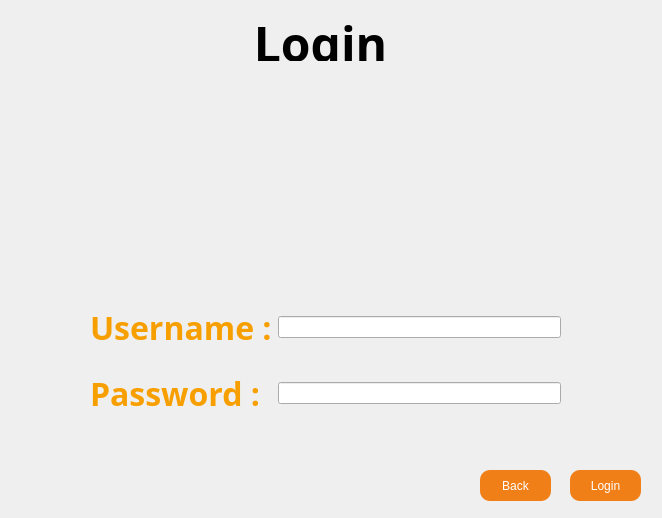
<?xml version="1.0" encoding="UTF-8"?>
<ui version="4.0">
 <class>Login</class>
 <widget class="QDialog" name="Login">
  <property name="geometry">
   <rect>
    <x>0</x>
    <y>0</y>
    <width>662</width>
    <height>518</height>
   </rect>
  </property>
  <property name="minimumSize">
   <size>
    <width>662</width>
    <height>518</height>
   </size>
  </property>
  <property name="maximumSize">
   <size>
    <width>662</width>
    <height>518</height>
   </size>
  </property>
  <property name="windowTitle">
   <string>Dialog</string>
  </property>
  <property name="styleSheet">
   <string notr="true">#Login{
border-image:url(:/images/018 Cloudy Knoxville.png);
}</string>
  </property>
  <widget class="QWidget" name="formLayoutWidget">
   <property name="geometry">
    <rect>
     <x>90</x>
     <y>290</y>
     <width>471</width>
     <height>141</height>
    </rect>
   </property>
   <layout class="QGridLayout" name="gridLayout">
    <item row="0" column="1">
     <widget class="QLineEdit" name="lineEdit_username"/>
    </item>
    <item row="1" column="1">
     <widget class="QLineEdit" name="lineEdit_password">
      <property name="text">
       <string/>
      </property>
      <property name="echoMode">
       <enum>QLineEdit::Password</enum>
      </property>
     </widget>
    </item>
    <item row="0" column="0">
     <widget class="QLabel" name="label_8">
      <property name="font">
       <font>
        <family>AXIS</family>
        <weight>75</weight>
        <bold>true</bold>
       </font>
      </property>
      <property name="text">
       <string>&lt;html&gt;&lt;head/&gt;&lt;body&gt;&lt;p&gt;&lt;span style=&quot; font-size:24pt; color:#f89f00;&quot;&gt;Username :&lt;/span&gt;&lt;/p&gt;&lt;/body&gt;&lt;/html&gt;</string>
      </property>
     </widget>
    </item>
    <item row="1" column="0">
     <widget class="QLabel" name="label_5">
      <property name="font">
       <font>
        <family>AXIS</family>
        <weight>75</weight>
        <bold>true</bold>
       </font>
      </property>
      <property name="text">
       <string>&lt;html&gt;&lt;head/&gt;&lt;body&gt;&lt;p&gt;&lt;span style=&quot; font-size:24pt; color:#f89f00;&quot;&gt;Password :&lt;/span&gt;&lt;/p&gt;&lt;/body&gt;&lt;/html&gt;</string>
      </property>
     </widget>
    </item>
   </layout>
  </widget>
  <widget class="QLabel" name="label">
   <property name="geometry">
    <rect>
     <x>0</x>
     <y>-30</y>
     <width>691</width>
     <height>101</height>
    </rect>
   </property>
   <property name="styleSheet">
    <string notr="true">#label{border-image:url(:/images/007 Sunny Morning.png);
}</string>
   </property>
   <property name="text">
    <string/>
   </property>
  </widget>
  <widget class="QLabel" name="label_2">
   <property name="geometry">
    <rect>
     <x>240</x>
     <y>100</y>
     <width>161</width>
     <height>171</height>
    </rect>
   </property>
   <property name="styleSheet">
    <string notr="true">#label_2{
border-image:url(:/images/login_new.png);
}

</string>
   </property>
   <property name="text">
    <string/>
   </property>
  </widget>
  <widget class="QLabel" name="label_6">
   <property name="geometry">
    <rect>
     <x>40</x>
     <y>10</y>
     <width>561</width>
     <height>51</height>
    </rect>
   </property>
   <property name="font">
    <font>
     <family>AXIS</family>
     <pointsize>13</pointsize>
     <weight>75</weight>
     <italic>false</italic>
     <bold>true</bold>
    </font>
   </property>
   <property name="text">
    <string>&lt;html&gt;&lt;head/&gt;&lt;body&gt;&lt;p align=&quot;center&quot;&gt;&lt;span style=&quot; font-size:36pt; color:#000000;&quot;&gt;Login&lt;/span&gt;&lt;/p&gt;&lt;/body&gt;&lt;/html&gt;</string>
   </property>
  </widget>
  <widget class="QPushButton" name="pushButton_2">
   <property name="geometry">
    <rect>
     <x>480</x>
     <y>470</y>
     <width>71</width>
     <height>31</height>
    </rect>
   </property>
   <property name="styleSheet">
    <string notr="true">#pushButton_2{
color:white;
background-color:#F17F18;
border-width:0px;
border-radius:10px;
}
#pushButton_2:hover{
background-color:#EC553E;
}
</string>
   </property>
   <property name="text">
    <string>Back</string>
   </property>
  </widget>
  <widget class="QPushButton" name="pushButton_Login">
   <property name="geometry">
    <rect>
     <x>570</x>
     <y>470</y>
     <width>71</width>
     <height>31</height>
    </rect>
   </property>
   <property name="styleSheet">
    <string notr="true">#pushButton_Login{
color:white;
background-color:#F17F18;
border-width:0px;
border-radius:10px;
}
#pushButton_Login:hover{
background-color:#EC553E;
}
</string>
   </property>
   <property name="text">
    <string>Login</string>
   </property>
  </widget>
 </widget>
 <resources/>
 <connections/>
</ui>
